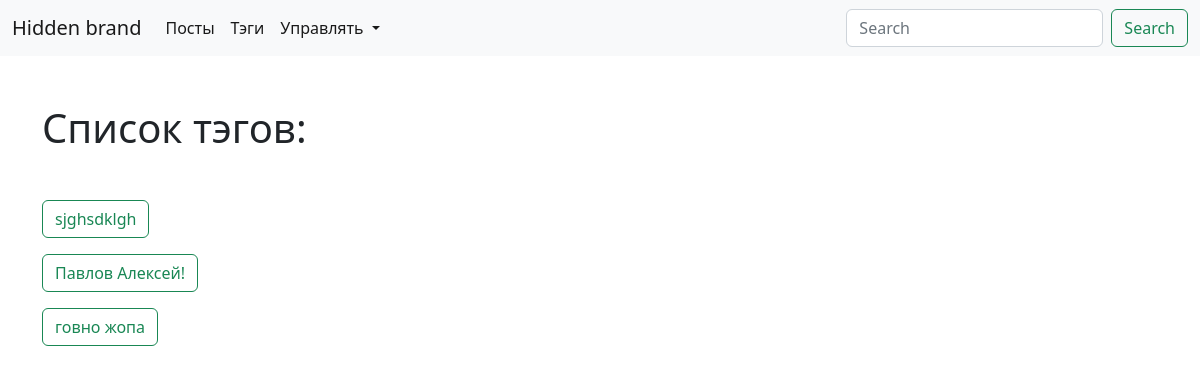
Page /tag on the earlier database version.
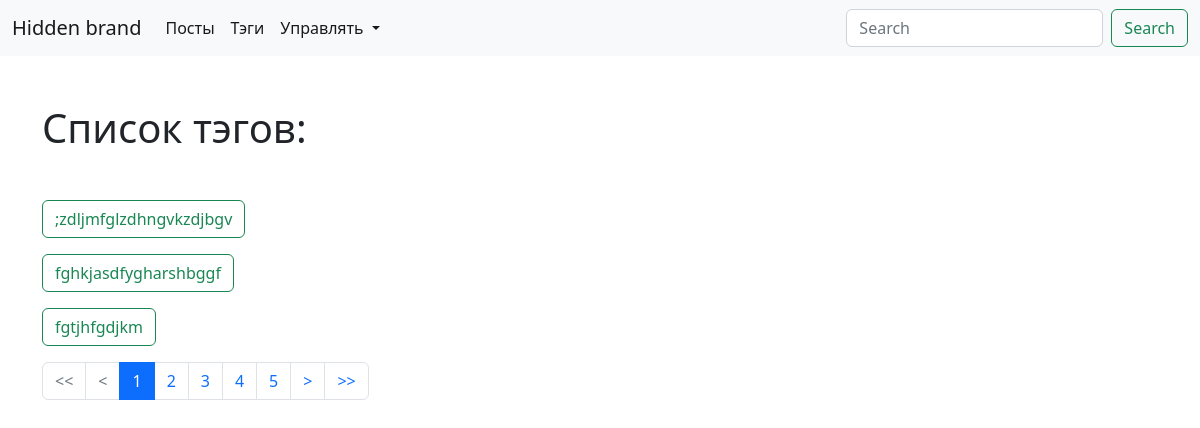
Same page on the later database version.
### blog/models.py (models this page shows, shortened)
class BaseBlogObject(models.Model):
    title = models.CharField(max_length=150, db_index=True, unique=True)
    instance_id = models.CharField(max_length=16, unique=True, null=True)
    singular_obj_name = 'объект'
    plural_obj_name = 'объекты'
    class Meta:
        abstract = True
    def __str__(self):
        return self.title
    def get_absolute_url(self):
        url = self.__class__.__name__.lower() + '_detail_url'
        logger.info(f"{url=}")
        return reverse(url, kwargs={'instance_id': self.instance_id})
    @classmethod
    def get_create_url(cls):
        create_url = cls.__name__.lower() + '_create_url'
        logger.info(f"{create_url=}")
        return reverse(create_url)

class Tag(BaseBlogObject):
    title = models.CharField(max_length=50, unique=True)
    instance_id = models.CharField(max_length=16, unique=True, null=True)
    singular_obj_name = 'тэг'
    plural_obj_name = 'тэги'
    class Meta:
        ordering = ['title']

### blog/views.py (the view)
# urls.py: path('tag', TagsList.as_view(), name='tag_list_url'),
class TagsList(TagMixin, ObjectListMixin, View):
    template = 'blog/tag_list.html'

### blog/utils.py (called while the page is built)
    def get_fixed_length_page_range(self, number=1, *, on_each_side=2):
        number = self.validate_number(number)
        on_each_side = self.validate_number(on_each_side)
        full_length = (on_each_side * 2) + 1
        if self.num_pages < full_length:
            yield from range(1, self.num_pages + 1)
        elif number <= on_each_side:
            yield from range(1, full_length + 1)
        elif number >= self.num_pages - on_each_side:
            yield from range(self.num_pages - full_length + 1, self.num_pages + 1)
        else:
            yield from range(number - on_each_side, number + on_each_side + 1)

### blog/templates/blog/tag_list.html (shortened to what this page needs)
{% extends 'base_blog.html' %}
{% block content %}
    <h1 class="mb-5">
        Список тэгов:
    </h1>
    {% for tag in instance.object_list %}
        <p>
            <a href="{{ tag.get_absolute_url }}">
                <button type="button" class="btn btn-outline-success btn-color:">{{ tag.title }}</button>
            </a>
        </p>
    {% endfor %}
    {% include 'blog/includes/pagination.html' %}
{% endblock %}

Differences in the rows shown:
no longer on this page (row unchanged): Tag: title "sjghsdklgh"
no longer on this page (row unchanged): Tag: title "Павлов Алексей!"
no longer on this page (row unchanged): Tag: title "говно жопа"
added Tag: title ";zdljmfglzdhngvkzdjbgv"
added Tag: title "fghkjasdfygharshbggf"
added Tag: title "fgtjhfgdjkm"
Other differences:
new list line: "1"
new list line: "2"
new list line: "3"
new list line: "4"
new list line: "5"
